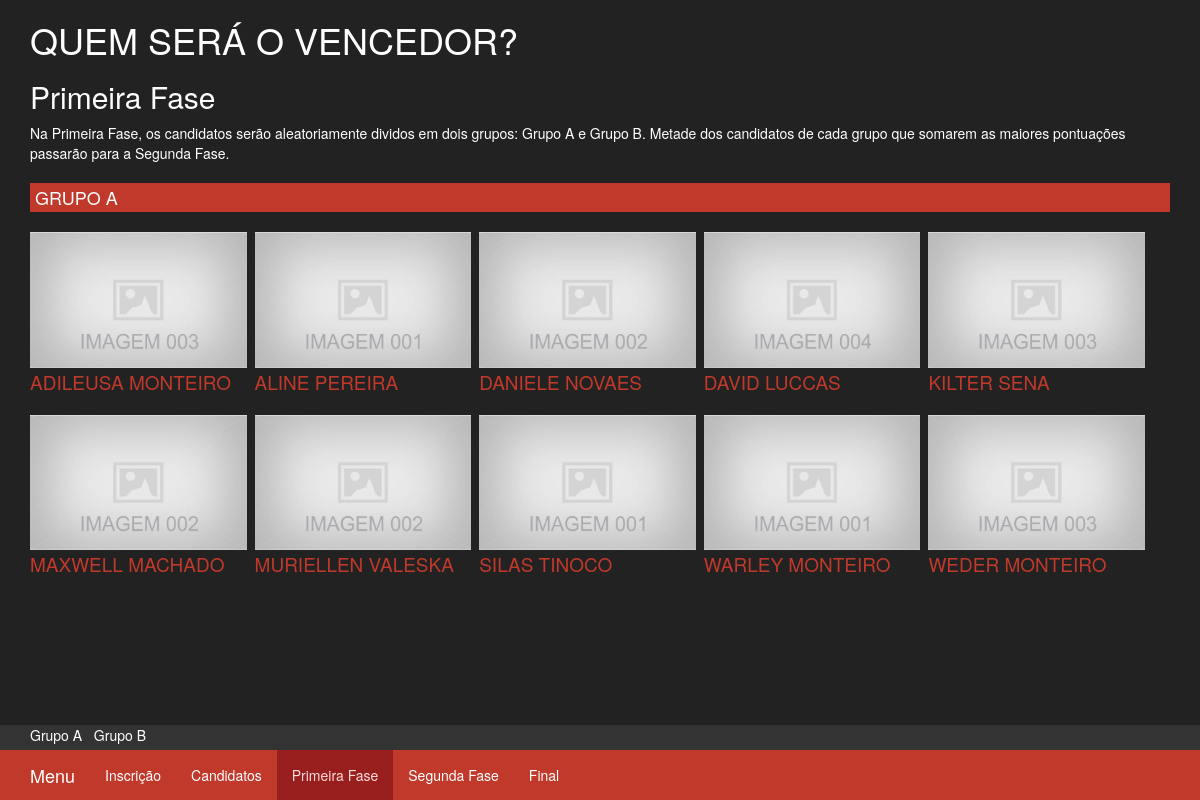
Page /primeirafase.php on the committed database.
### tables this page shows
CREATE TABLE IF NOT EXISTS `tb_grupos` (
  `idGrupos` int(11) NOT NULL AUTO_INCREMENT,
  `idCandidatos` int(11) NOT NULL,
  `grupo` varchar(1) NOT NULL,
  PRIMARY KEY (`idGrupos`),
  KEY `idCandidatos` (`idCandidatos`)
);

CREATE TABLE IF NOT EXISTS `tb_candidatos` (
  `idCandidatos` int(11) NOT NULL AUTO_INCREMENT,
  `nome` varchar(50) NOT NULL,
  `idade` int(2) NOT NULL,
  `imagem` varchar(50) NOT NULL,
  `data` timestamp NOT NULL,
  `situacao` int(1) NOT NULL,
  PRIMARY KEY (`idCandidatos`)
);

### primeirafase.php (the view, shortened to what this page needs)
<!DOCTYPE html>
<?php include 'conn.php'; ?>
<html lang="en">
  <head>
    <link href="css/bootstrap.min.css" rel="stylesheet">
    <link href="css/style.css" rel="stylesheet">
    <link href="css/ie10-viewport-bug-workaround.css" rel="stylesheet">
  </head>
  <body>
	<div class="container">
		<header>
			<h1>QUEM SERÁ O VENCEDOR?</h1>
			<h2>Primeira Fase</h2>
			<p>Na Primeira Fase, os candidatos serão aleatoriamente dividos em dois grupos: Grupo A e Grupo B. Metade dos candidatos de cada grupo que somarem as maiores pontuações passarão para a Segunda Fase.</p>
		</header>
		<?php
			$grupoA  = $pdo->query('SELECT g.idGrupos, g.idCandidatos, g.grupo, c.idCandidatos, c.nome, c.imagem FROM
										tb_grupos g INNER JOIN tb_candidatos c ON g.idCandidatos = c.idCandidatos WHERE grupo = \'A\' ORDER BY c.nome ASC') OR die(implode('', $pdo->errorInfo()));
		?>
		<section id="grupos">
			<div class="row">
				<div class="col-xs-12 col-sm-12 col-md-12 col-lg-12 grupo-a">
					<h4>GRUPO A</h4>
					<ul>
					<?php while ($row = $grupoA->fetch(PDO::FETCH_ASSOC)) {	?>
						<li>
							<span class=""><img src="img/<?php echo $row['imagem']?>" width="100%"></span>
							<span class="titulog"><?php echo $row['nome']?></span>
						</li>
					<?php } ?>
					</ul>
				</div>
			</div>
		</section>
	</div>
	<footer>
		<div class="container">
			<a href="#" class="grupo-a-show">Grupo A</a> &nbsp;
			<a href="#" class="grupo-b-show">Grupo B</a>
		</div>
		<?php include_once 'inc/menu.php';?>
	</footer>
  </body>
</html>

### inc/menu.php (shortened to what this page needs)
<?php echo $paginaCorrente = basename($_SERVER['SCRIPT_NAME']);?>
	<div class="row">
		<div class="col-md-12">
			<nav class="navbar navbar-default navbar-fixed-bottom">
			  <div class="container">
				<div class="navbar-header">
				  <a class="navbar-brand" href="#">Menu</a>
				</div>
				<div class="collapse navbar-collapse" id="bs-example-navbar-collapse-1">
				  <ul class="nav navbar-nav">
					<li <?php if($paginaCorrente == 'incricao.php') {echo 'class="active"';} ?> ><a href="inscricao.php"  >Inscrição</a></li>
					<li <?php if($paginaCorrente == 'candidatos.php') {echo 'class="active"';} ?> ><a href="candidatos.php" >Candidatos</a></li>
					<li <?php if($paginaCorrente == 'primeirafase.php') {echo 'class="active"';} ?> ><a href="primeirafase.php">Primeira Fase</a></li>
					<li <?php if($paginaCorrente == 'segundafase.php') {echo 'class="active"';} ?> ><a href="segundafase.php">Segunda Fase</a></li>
					<li <?php if($paginaCorrente == 'final.php') {echo 'class="active"';} ?> ><a href="final.php">Final</a></li>
				  </ul>
				</div>
			  </div>
			</nav>
		</div>
	</div>

### css/style.css (style rules this page uses)
body { height:100%; background:#222; color:#fff; width:100%; }
footer { position:fixed; bottom:0; background:#333; width:100%; height:75px; }
#grupos ul { list-style:none; padding:0; }
#grupos ul li { display:inline-block; width:19%; margin:10px 8px 10px 0px; float:left; }
#grupos h4 { background:#c0392b; padding:5px; }
.titulog { display:block; text-transform:uppercase; color:#c0392b; font-size:19px; }
a { color:#fff; }
.navbar-default { background-color: #c0392b; border:0; border-color: #991f1f; }
.navbar-default .navbar-brand { color: #ffffff; }
.navbar-default .navbar-nav > li > a { color: #ffffff; }
.navbar-default .navbar-nav > .active > a, .navbar-default .navbar-nav > .active > a:hover, .navbar-default .navbar-nav > .active > a:focus { color: #ffdbdb; background-color: #991f1f; }
.navbar-default .navbar-collapse, .navbar-default .navbar-form { border-color: #ffffff; }

### rows in the picture
tb_grupos: idCandidatos.imagem (picture), idCandidatos.nome "ADILEUSA MONTEIRO"
tb_grupos: idCandidatos.imagem (picture), idCandidatos.nome "ALINE PEREIRA"
tb_grupos: idCandidatos.imagem (picture), idCandidatos.nome "DANIELE NOVAES"
tb_grupos: idCandidatos.imagem (picture), idCandidatos.nome "DAVID LUCCAS"
tb_grupos: idCandidatos.imagem (picture), idCandidatos.nome "KILTER SENA"
tb_grupos: idCandidatos.imagem (picture), idCandidatos.nome "MAXWELL MACHADO"
tb_grupos: idCandidatos.imagem (picture), idCandidatos.nome "MURIELLEN VALESKA"
tb_grupos: idCandidatos.imagem (picture), idCandidatos.nome "SILAS TINOCO"
tb_grupos: idCandidatos.imagem (picture), idCandidatos.nome "WARLEY MONTEIRO"
tb_grupos: idCandidatos.imagem (picture), idCandidatos.nome "WEDER MONTEIRO"
